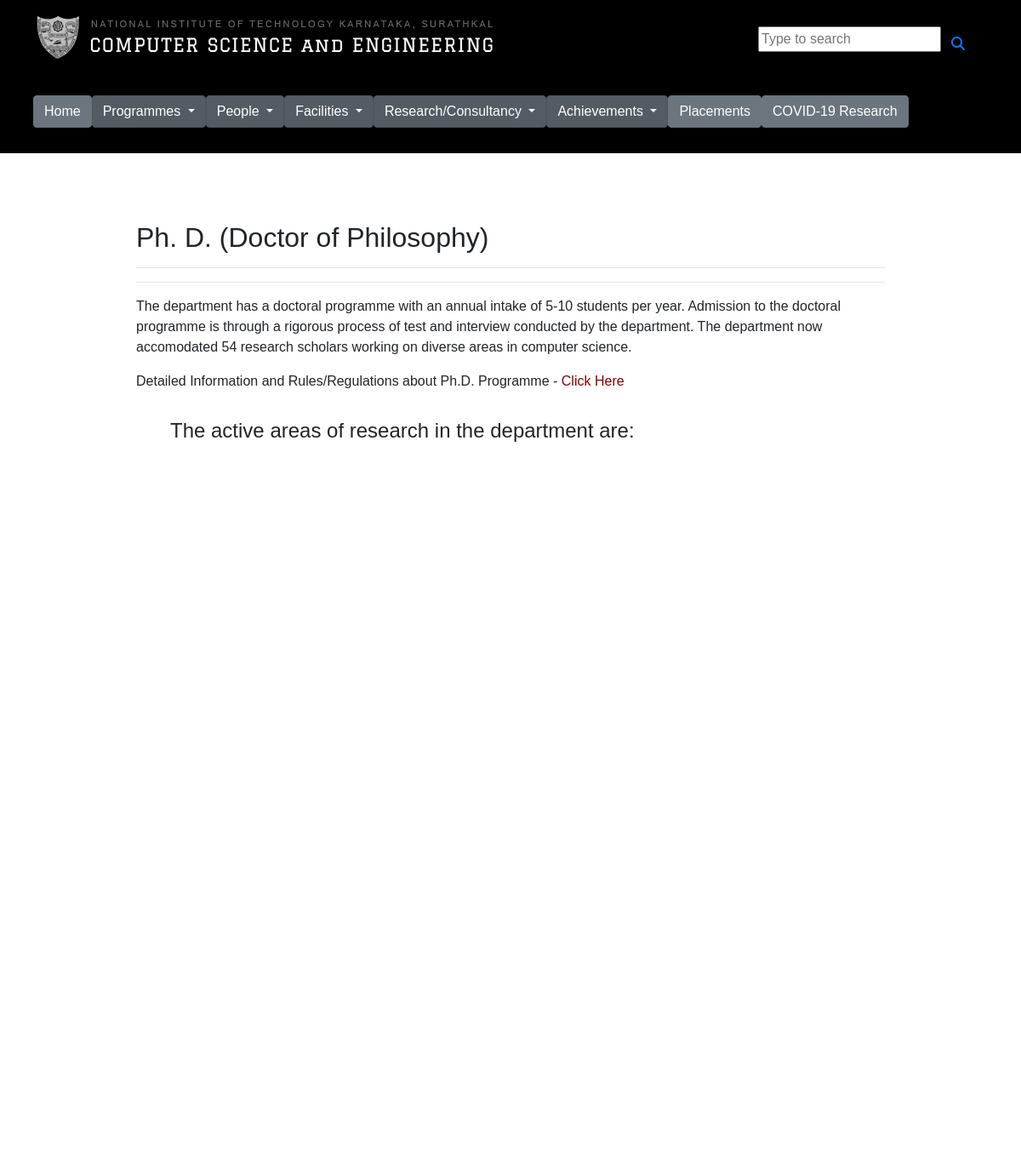
The page /programmes/doctaral (upper part) on the database as committed earlier.
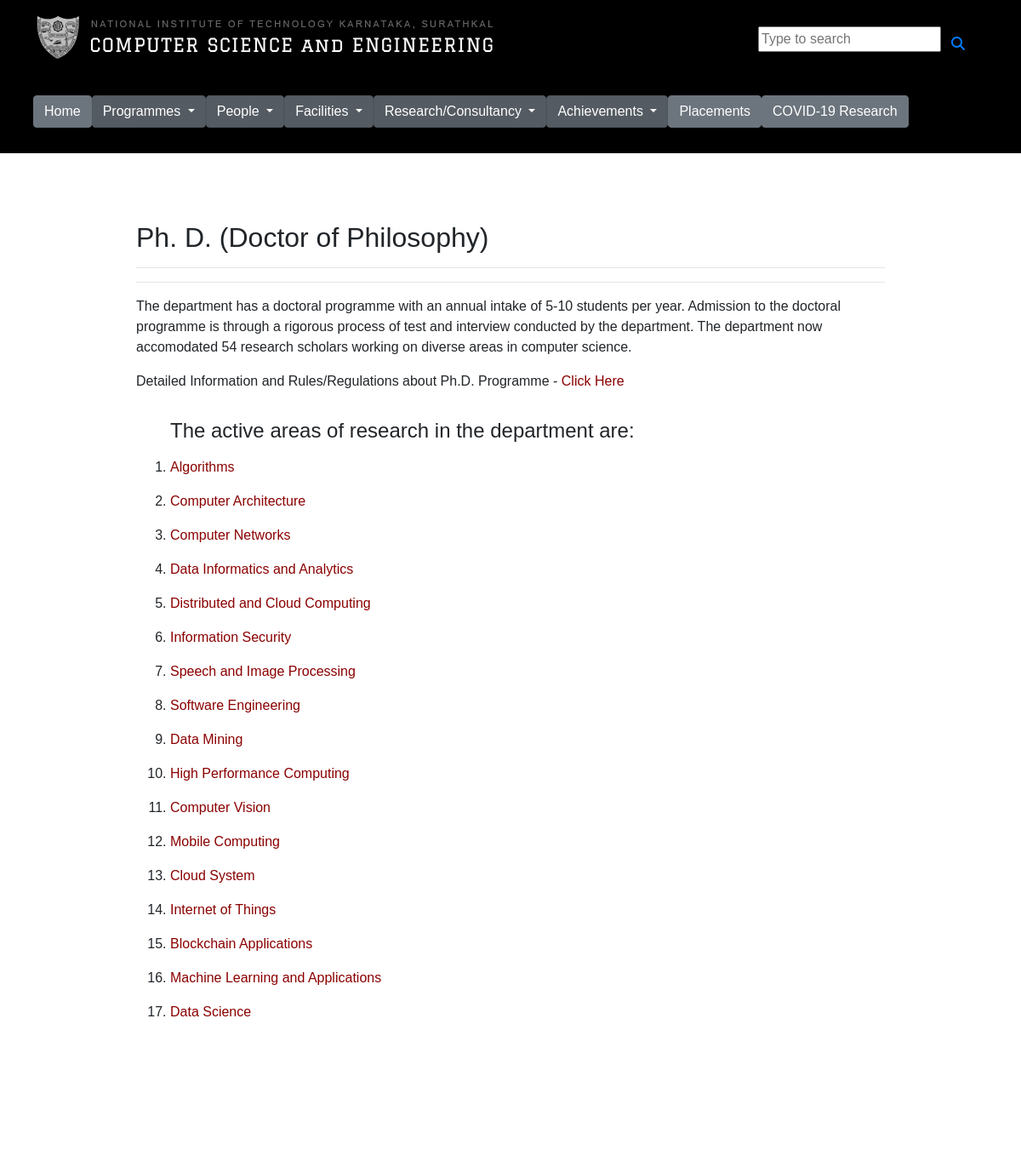
The same page on the database as committed later.
### nitk_cse/models.py (models this page shows, shortened)
class Research(db.Model):
    id = db.Column(db.Integer, primary_key=True)
    title = db.Column(db.String(20), unique=True, nullable=False)
    faculty = db.relationship('ResearchFaculty', backref='research_area', lazy=True)
    journals = db.relationship('ResearchJournal', backref='research_area', lazy=True)
    conferences = db.relationship('ResearchConf', backref='research_area', lazy=True)

### nitk_cse/routes.py (the view)
@app.route("/programmes/doctaral")
def doctaral():
    topics = Research.query.all()
    return render_template('doctaral.html',topics=topics,title='Programmes')

### nitk_cse/templates/doctaral.html
{% extends "layout.html" %}
{% block content %}
<div class="docpage">
    <div class="doc">
        <h2>Ph. D. (Doctor of Philosophy)</h2>
        <hr />
        <hr />
        <p>The department has a doctoral programme with an annual intake of 5-10 students per year.
            Admission to the doctoral programme is through a rigorous process of test and interview
            conducted by the department. The department now accomodated 54 research scholars working on
            diverse areas in computer science.</p>
        <p>Detailed Information and Rules/Regulations about Ph.D. Programme - <a href="">Click Here</a></p>
    </div>
    <div class="data">
        <ol>
            <h4>The active areas of research in the department are:</h4>
            {% for topic in topics %}
            <li>
            <a href="{{ url_for('subject',id=topic.id) }}">{{ topic.title }}</a>
            </li>
            {% endfor %}
        </ol>
    </div>
</div>
{% endblock content %}

Rows that differ between the two databases and show on the page:
added Research: title "Algorithms"
added Research: title "Computer Architecture"
added Research: title "Computer Networks"
added Research: title "Data Informatics and Analytics"
added Research: title "Distributed and Cloud Computing"
added Research: title "Information Security"
added Research: title "Speech and Image Processing"
added Research: title "Software Engineering"
added Research: title "Data Mining"
added Research: title "High Performance Computing"
added Research: title "Computer Vision"
added Research: title "Mobile Computing"
added Research: title "Cloud System"
added Research: title "Internet of Things"
added Research: title "Blockchain Applications"
added Research: title "Machine Learning and Applications"
added Research: title "Data Science"
